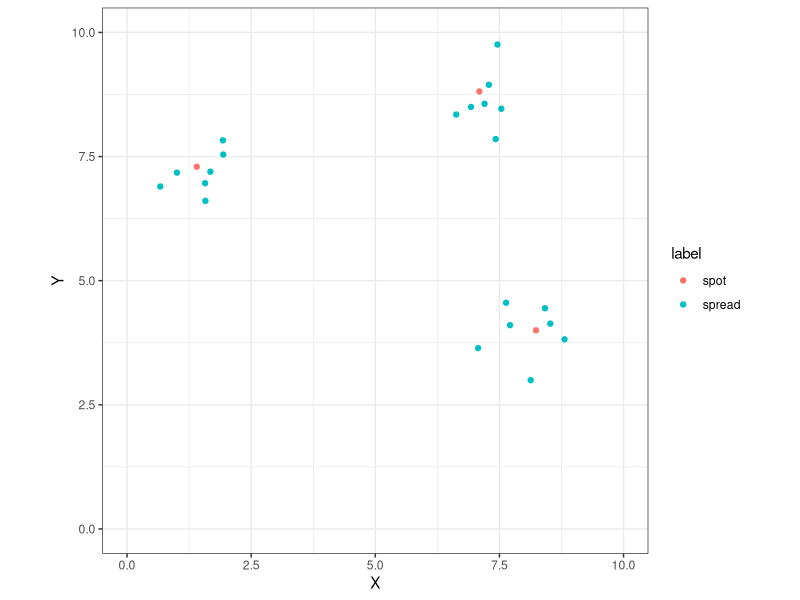
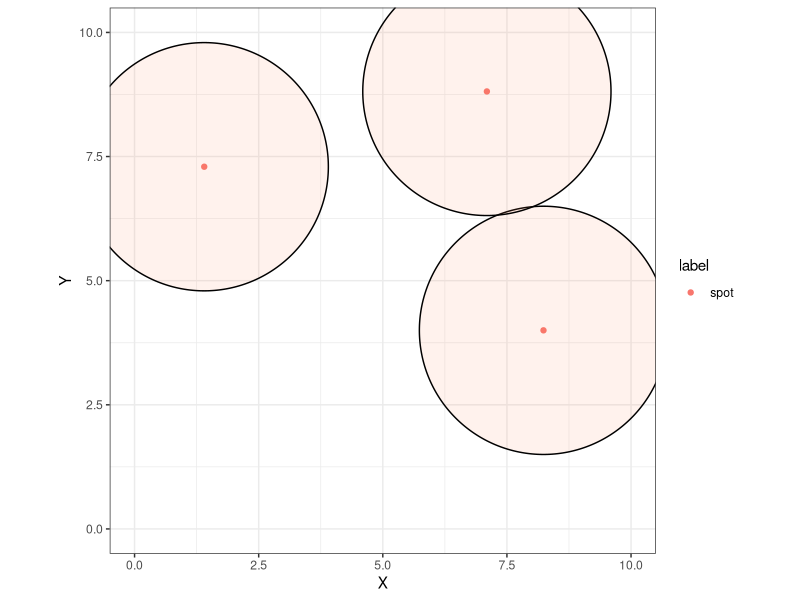
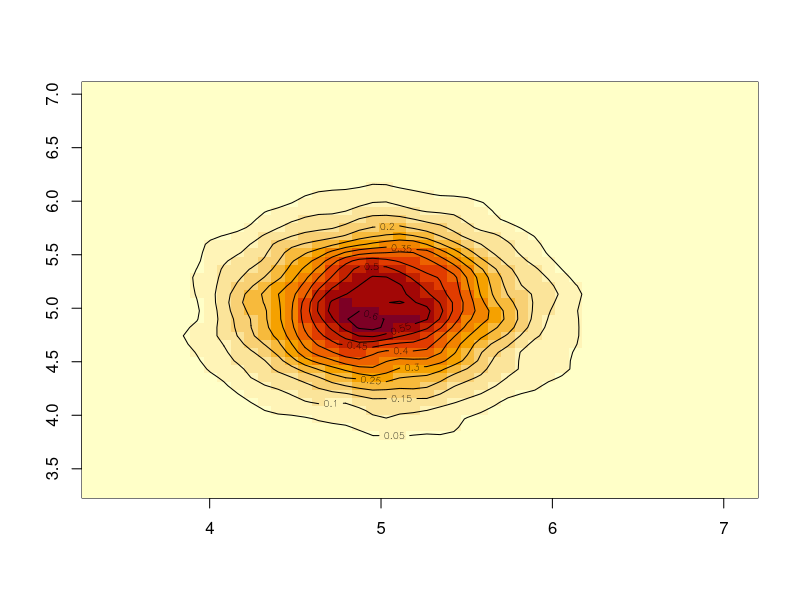

Here is the R script that generated these plots, in order:
## ---- chunk 1
library(tidyverse)
library(ggforce)
library(MASS)
## ---- chunk 2
sessionInfo()
## ---- chunk 3
## The input parameters
n_sim = 3
x_lim = c(0, 10)
y_lim = c(0, 10)

### Mode 1
n_affected = rpois(n = 1, lambda = 5)
covar_mat = matrix(data = c(0.25, 0, 0, 0.25), nrow = 2, ncol = 2)

### Mode 2
spread_radius = 2.5
## ---- chunk 4
## Some helper functions for creating unique identifiers for each observation.
naming_spread = function(df, spot, spread){
    a = rep(x = 1:spot, each = spread) %>% as.character()
    b = rep(x = 1:spread, times = spot) %>% as.character()
    c = paste(a, "-", b, sep = "")
    cbind(df, c)
  }
  
naming_spot = function(df, spot){
    a = 1:spot %>% as.character()
    b = rep(0, times = spot) %>% as.character()
    c = paste(a, "-", b, sep = "")
    cbind(df, c)
  }

## The simulation function for contamination spot and its spread
sim_contam = function(n_sim, x_lim, y_lim, covariance, n_affected, radius){
  
  ## Generate a matrix that contains contamination coordinates
  x = runif(n = n_sim, min = x_lim[1], max = x_lim[2])
  y = runif(n = n_sim, min = y_lim[1], max = y_lim[2])
  
  spot_coord = matrix(data = c(x, y), ncol = 2) %>% as.data.frame()
  
  # Each column of spread_coord contains 2*n_affected elements, the first n_affected elements are random numbers generated from mat_1[1,1] and the second n_affected elements are random numbers generated from mat_1[1,2]
  spread_coord = apply(X = spot_coord, MARGIN = 1, FUN = mvrnorm, n = n_affected, Sigma = covar_mat)
  
  # Split the spread_coord by columns, rearrange the vector of each list into an nx2 matrix, then combine these matrices by row.
  spread_coord_2 = split(x = spread_coord, f = col(spread_coord))
  spread_coord_3 = lapply(X = spread_coord_2, FUN = function(x){matrix(x, ncol = 2)})
  spread_coord_4 = do.call(what = rbind, args = spread_coord_3) %>% as.data.frame()
  
  # Give a unique identifier to each observation.
  spread_coord_5 = naming_spread(spread_coord_4, n_sim, n_affected)
  spot_coord_2 = naming_spot(spot_coord, n_sim)
  
  # Create a factor column.
  label = c(rep("spot", times = n_sim), rep("spread", times = n_sim * n_affected))
  
  # Create a spread radius column
  r = spread_radius
  
  # Combine the contamination spot coordinates and the spread coordinates, and then combine the factor column and the spread radius column.
  df_1 = rbind(spot_coord_2, spread_coord_5)
  colnames(df_1) = c("X", "Y", "ID")
  df_2 = cbind(df_1, label, r)
  
  # Remove points that are outside the perimeter.
  out = which(df_2[ ,1] < x_lim[1] | df_2[ , 1] > x_lim[2] | df_2[,2] < y_lim[1] | df_2[,2] > y_lim[2], arr.ind = TRUE)[1]
  if(is.na(out) == FALSE){
    df_3 = df_2[-out, ]
  } else {
    df_3 = df_2
  }
  
  # Reset the row names
  rownames(df_3) = NULL
  
  return(df_3)
}
## ---- chunk 5
# Run this if we want reproducibility
#set.seed(123)
## ---- chunk 6
contam_xy = sim_contam(n_sim = n_sim, x_lim = x_lim, y_lim = y_lim, covariance = covar_mat, n_affected = n_affected, radius = spread_radius) 
## ---- chunk 7
plot_contam_dis = ggplot() +
  geom_point(data = contam_xy, aes(x = X, y = Y, color = label)) +
  coord_fixed(ratio = 1, xlim = x_lim, ylim = y_lim) +
  theme_bw()
## ---- chunk 8
plot_contam_dis
## ---- chunk 9
plot_contam_cont = ggplot() +
  geom_point(data = subset(contam_xy, subset = contam_xy$label == "spot"), 
             aes(x = X, y = Y, color = label)) +
  geom_circle(data = subset(contam_xy, subset = contam_xy$label == "spot"),
              aes(x0 = X, y0 = Y, r = r), fill = "coral", alpha = 0.1) +
  coord_fixed(ratio = 1, xlim = x_lim, ylim = y_lim) +
  theme_bw()
## ---- chunk 10
plot_contam_cont
## ---- chunk 11
### Visualize the covariance matrix
test = mvrnorm(n = 10000, mu = c(5,5), Sigma = covar_mat)
test = as.data.frame(test)
colnames(test) = c("X", "Y")

kernel_density = kde2d(x = test$X, y = test$Y, n = 50)
image(kernel_density)
contour(kernel_density, add = TRUE)
